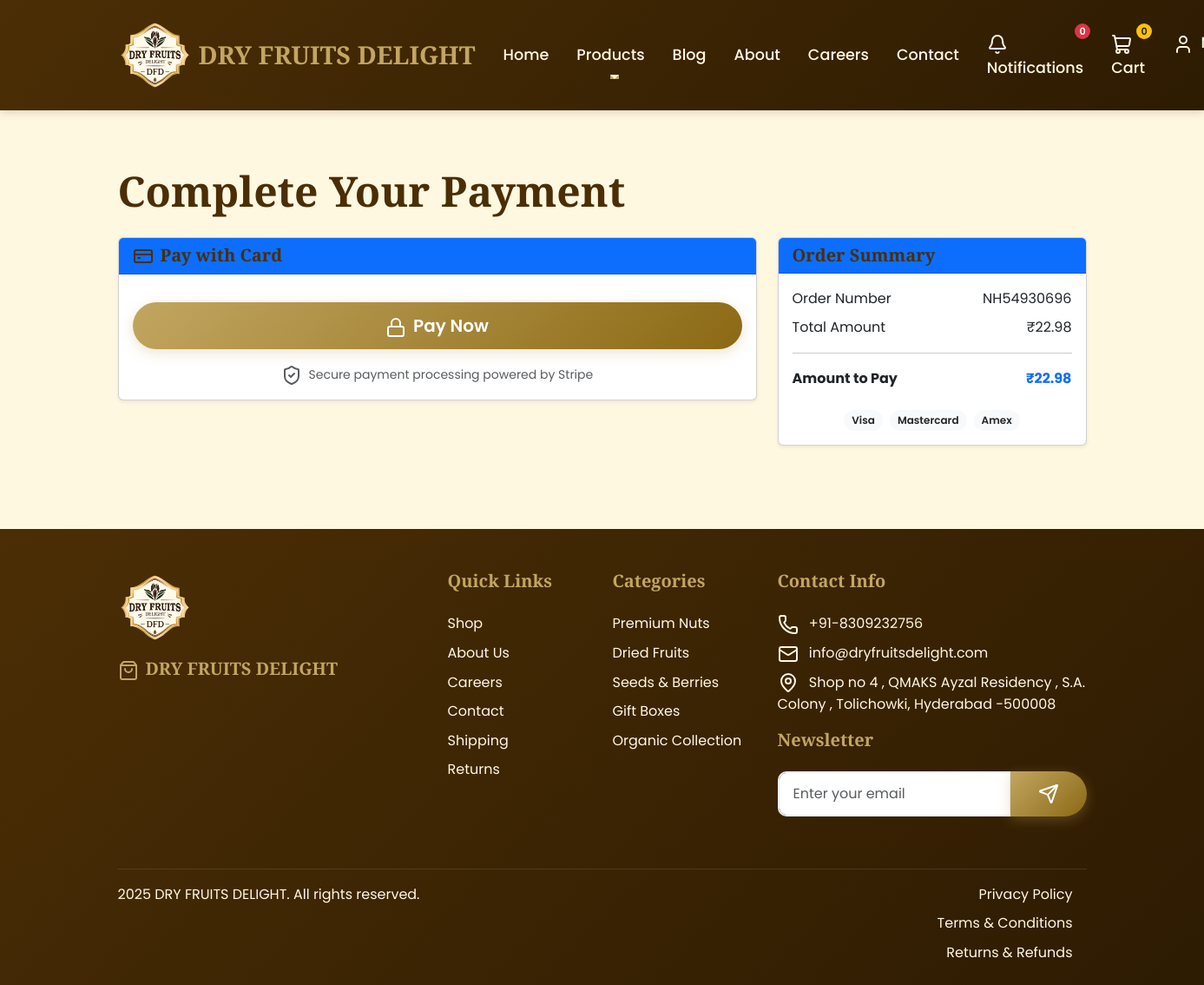
Page /payments/stripe/3/ (signed in) on the committed database.
### apps/orders/models.py (models this page shows, shortened)
class Order(models.Model):
    STATUS_CHOICES = [
        ('pending', 'Pending'),
        ('processing', 'Processing'),
        ('shipped', 'Shipped'),
        ('delivered', 'Delivered'),
        ('cancelled', 'Cancelled'),
    ]
    PAYMENT_CHOICES = [
        ('cod', 'Cash on Delivery'),
        ('online', 'Online Payment'),
    ]
    PAYMENT_STATUS_CHOICES = [
        ('pending', 'Pending'),
        ('paid', 'Paid'),
        ('failed', 'Failed'),
    ]
    order_number = models.CharField(max_length=20, unique=True)
    customer = models.ForeignKey(User, on_delete=models.CASCADE, related_name='orders')
    total_amount = models.DecimalField(max_digits=10, decimal_places=2)
    payment_mode = models.CharField(max_length=10, choices=PAYMENT_CHOICES, default='cod')
    payment_status = models.CharField(max_length=10, choices=PAYMENT_STATUS_CHOICES, default='pending')
    order_status = models.CharField(max_length=15, choices=STATUS_CHOICES, default='pending')
    shipping_name = models.CharField(max_length=100)
    shipping_email = models.EmailField()
    shipping_mobile = models.CharField(max_length=15)
    shipping_address = models.TextField()
    shipping_city = models.CharField(max_length=50)
    shipping_pincode = models.CharField(max_length=10)
    created_at = models.DateTimeField(default=timezone.now)
    updated_at = models.DateTimeField(auto_now=True)
    class Meta:
        ordering = ['-created_at']
        indexes = [
            models.Index(fields=['-created_at']),
            models.Index(fields=['order_status']),
            models.Index(fields=['payment_status']),
            models.Index(fields=['customer']),
            models.Index(fields=['order_number']),
        ]

### apps/cms/models.py (models this page shows, shortened)
class FooterContent(models.Model):
    business_name = models.CharField(max_length=100, default="DRY FRUITS DELIGHT")
    copyright_text = models.CharField(max_length=200, default="© 2024 DRY FRUITS DELIGHT. All rights reserved.")
    address = models.TextField()
    phone = models.CharField(max_length=20)
    email = models.EmailField()
    facebook_url = models.URLField(blank=True)
    instagram_url = models.URLField(blank=True)
    twitter_url = models.URLField(blank=True)
    youtube_url = models.URLField(blank=True)
    is_active = models.BooleanField(default=True)
    updated_at = models.DateTimeField(auto_now=True)
    class Meta:
        verbose_name = "Footer Content"
        verbose_name_plural = "Footer Content"

### payments/views.py (the view, shortened to what this page needs)
# urls.py: path('stripe/<int:order_id>/', views.stripe_payment, name='stripe_payment'),
@login_required
def stripe_payment(request, order_id):
    order = get_object_or_404(Order, id=order_id, customer=request.user)
    context = {
        'order': order,
    }
    return render(request, 'payments/stripe_payment.html', context)

### templates/payments/stripe_payment.html (shortened to what this page needs)
{% extends 'base.html' %}
{% load static %}
{% block content %}
<section class="py-5">
    <div class="container">
        <h1 class="display-5 fw-bold mb-4">Complete Your Payment</h1>
        <div class="row">
            <div class="col-lg-8">
                <div class="card shadow-sm mb-4">
                    <div class="card-header bg-primary text-white">
                        <h5 class="mb-0">
                            <i data-lucide="credit-card" class="me-2"></i>Pay with Card
                        </h5>
                    </div>
                    <div class="card-body">
                        <button id="submit" class="btn btn-primary w-100 btn-lg mt-3">
                            <i data-lucide="lock" class="me-2"></i>Pay Now
                        </button>
                        <div class="text-center mt-3">
                            <small class="text-muted">
                                <i data-lucide="shield-check" class="me-1"></i>
                                Secure payment processing powered by Stripe
                            </small>
                        </div>
                    </div>
                </div>
            </div>
            <div class="col-lg-4">
                <div class="card shadow-sm">
                    <div class="card-header bg-primary text-white">
                        <h5 class="mb-0">Order Summary</h5>
                    </div>
                    <div class="card-body">
                        <div class="mb-3">
                            <div class="d-flex justify-content-between mb-2">
                                <span>Order Number</span>
                                <span>{{ order.order_number }}</span>
                            </div>
                            <div class="d-flex justify-content-between mb-2">
                                <span>Total Amount</span>
                                <span>₹{{ order.total_amount|floatformat:2 }}</span>
                            </div>
                        </div>
                        <hr>
                        <div class="d-flex justify-content-between mb-4">
                            <strong>Amount to Pay</strong>
                            <strong class="text-primary">₹{{ order.total_amount|floatformat:2 }}</strong>
                        </div>
                        <div class="text-center">
                            <div class="d-flex gap-2 flex-wrap justify-content-center">
                                <span class="badge bg-light text-dark">Visa</span>
                                <span class="badge bg-light text-dark">Mastercard</span>
                                <span class="badge bg-light text-dark">Amex</span>
                            </div>
                        </div>
                    </div>
                </div>
            </div>
        </div>
    </div>
</section>
{% endblock %}

### templates/base.html (shortened to what this page needs)
<!DOCTYPE html>
<html lang="en">
{% load static %}
<head>
    <link href="https://cdn.jsdelivr.net/npm/bootstrap@5.3.0/dist/css/bootstrap.min.css" rel="stylesheet">
    <link href="{% static 'css/style.css' %}" rel="stylesheet">
</head>
<body class="{% if user.is_authenticated %}authenticated{% endif %}">
    <nav class="navbar navbar-expand-lg navbar-dark">
        <div class="container">
            <a class="navbar-brand" href="{% url 'core:home' %}">
                <img src="{% static 'images/dry fruits logo.png' %}" alt="DRY FRUITS DELIGHT Logo" class="me-2" style="height: 85px; width: auto; object-fit: contain;">
                DRY FRUITS DELIGHT
            </a>
            <div class="collapse navbar-collapse" id="navbarNav">
                <ul class="navbar-nav me-auto">
                    <li class="nav-item">
                        <a class="nav-link" href="{% url 'core:home' %}">Home</a>
                    </li>
                    <li class="nav-item dropdown">
                        <a class="nav-link dropdown-toggle" href="#" id="navbarDropdown" role="button" data-bs-toggle="dropdown">
                            Products
                        </a>
                    </li>
                    <li class="nav-item">
                        <a class="nav-link" href="{% url 'blog:home' %}">Blog</a>
                    </li>
                    <li class="nav-item">
                        <a class="nav-link" href="{% url 'cms:page_view' 'about' %}">About</a>
                    </li>
                    <li class="nav-item">
                        <a class="nav-link" href="{% url 'cms:page_view' 'careers' %}">Careers</a>
                    </li>
                    <li class="nav-item">
                        <a class="nav-link" href="{% url 'cms:page_view' 'contact' %}">Contact</a>
                    </li>
                </ul>
                <ul class="navbar-nav">
                    {% if user.is_authenticated %}
                        <li class="nav-item">
                            <a class="nav-link" href="#" id="notificationBell" data-bs-toggle="dropdown" aria-expanded="false">
                                <i data-lucide="bell" class="me-1"></i>
                                Notifications <span class="badge bg-danger notification-count">0</span>
                            </a>
                        </li>
                        <li class="nav-item">
                            <a class="nav-link" href="{% url 'core:cart' %}">
                                <i data-lucide="shopping-cart" class="me-1"></i>
                                Cart <span class="badge bg-warning text-dark cart-count">0</span>
                            </a>
                        </li>
                        <li class="nav-item dropdown">
                            <a class="nav-link dropdown-toggle user-menu" href="#" id="navbarDropdown" role="button" data-bs-toggle="dropdown">
                                <i data-lucide="user" class="me-1"></i>
                            </a>
                        </li>
                    {% endif %}
                </ul>
            </div>
        </div>
    </nav>
    <div id="notification-popup-container" class="position-fixed bottom-0 end-0 p-3" style="z-index: 1050;"></div>
    <main>
        {% block content %}{% endblock %}
    </main>
    <footer class="footer">
        <div class="container">
            <div class="row">
                <div class="col-lg-4 col-md-6 mb-4">
                    {% if footer_content %}
                        <img src="{% static 'images/dry fruits logo.png' %}" alt="DRY FRUITS DELIGHT Logo" class="mb-3" style="height: 85px; width: auto; object-fit: contain;">
                        <h5><i data-lucide="shopping-bag" class="me-2"></i>{{ footer_content.business_name }}</h5>
                        <div class="d-flex">
                        </div>
                    {% endif %}
                </div>
                <div class="col-lg-2 col-md-6 mb-4">
                    <h5>Quick Links</h5>
                    <ul class="list-unstyled">
                        <li><a href="{% url 'core:shop' %}">Shop</a></li>
                        <li><a href="{% url 'cms:page_view' 'about' %}">About Us</a></li>
                        <li><a href="{% url 'cms:page_view' 'careers' %}">Careers</a></li>
                        <li><a href="{% url 'cms:page_view' 'contact' %}">Contact</a></li>
                        <li><a href="{% url 'cms:page_view' 'shipping' %}">Shipping</a></li>
                        <li><a href="{% url 'cms:page_view' 'returns' %}">Returns</a></li>
                    </ul>
                </div>
                <div class="col-lg-2 col-md-6 mb-4">
                    <h5>Categories</h5>
                    <ul class="list-unstyled">
                        <li><a href="{% url 'core:shop' %}?category=1">Premium Nuts</a></li>
                        <li><a href="{% url 'core:shop' %}?category=2">Dried Fruits</a></li>
                        <li><a href="{% url 'core:shop' %}?category=3">Seeds & Berries</a></li>
                        <li><a href="{% url 'core:shop' %}?category=4">Gift Boxes</a></li>
                        <li><a href="{% url 'core:shop' %}?category=5">Organic Collection</a></li>
                    </ul>
                </div>
                <div class="col-lg-4 col-md-6 mb-4">
                    <h5>Contact Info</h5>
                    {% if footer_content %}
                        <ul class="list-unstyled">
                            <li class="mb-2">
                                <i data-lucide="phone" class="me-2"></i>
                                {{ footer_content.phone }}
                            </li>
                            <li class="mb-2">
                                <i data-lucide="mail" class="me-2"></i>
                                {{ footer_content.email }}
                            </li>
                            <li class="mb-3">
                                <i data-lucide="map-pin" class="me-2"></i>
                                {{ footer_content.address|linebreaksbr }}
                            </li>
                        </ul>
                    {% endif %}
                    <h5>Newsletter</h5>
                    <form id="newsletter-form">
                        <div class="input-group">
                            <input type="email" id="newsletter-email" class="form-control" placeholder="Enter your email" required>
                            <button class="btn btn-primary" type="submit">
                                <i data-lucide="send"></i>
                            </button>
                        </div>
                    </form>
                </div>
            </div>
            <div class="footer-bottom">
                <div class="row">
                    <div class="col-md-6">
                        {% if footer_content %}
                            <p>{{ footer_content.copyright_text }}</p>
                        {% else %}
                            <p>&copy; 2025 Dry Fruit House. All rights reserved.</p>
                        {% endif %}
                    </div>
                    <div class="col-md-6 text-end" style="white-space: nowrap;">
                        <a href="{% url 'cms:page_view' 'privacy' %}" class="me-3">Privacy Policy</a>
                        <a href="{% url 'cms:page_view' 'terms' %}" class="me-3">Terms & Conditions</a>
                        <a href="{% url 'cms:page_view' 'returns' %}" class="me-3">Returns & Refunds</a>
                    </div>
                </div>
            </div>
        </div>
    </footer>
</body>
</html>

### rows in the picture
Order: order_number "NH54930696", total_amount "22.98"
FooterContent: business_name "DRY FRUITS DELIGHT", phone "+91-8309232756", email "info@dryfruitsdelight.com", address "Shop no 4 , QMAKS Ayzal Residency , S.A. Colony , Tolichowki, Hyderabad -500008", copyright_text "2025 DRY FRUITS DELIGHT. All rights reserved."
